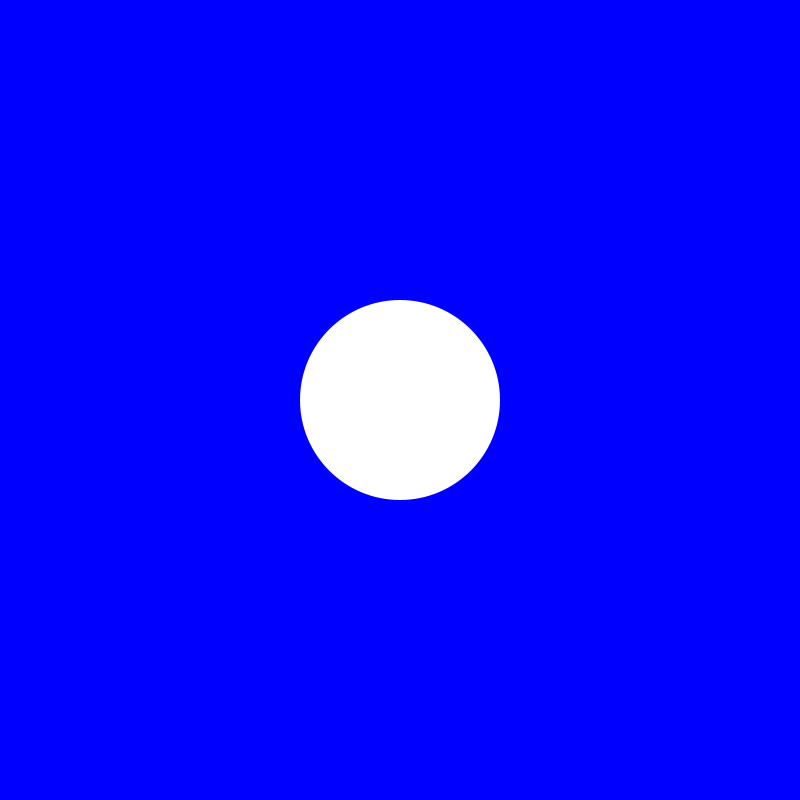
Frame 1 (no input)
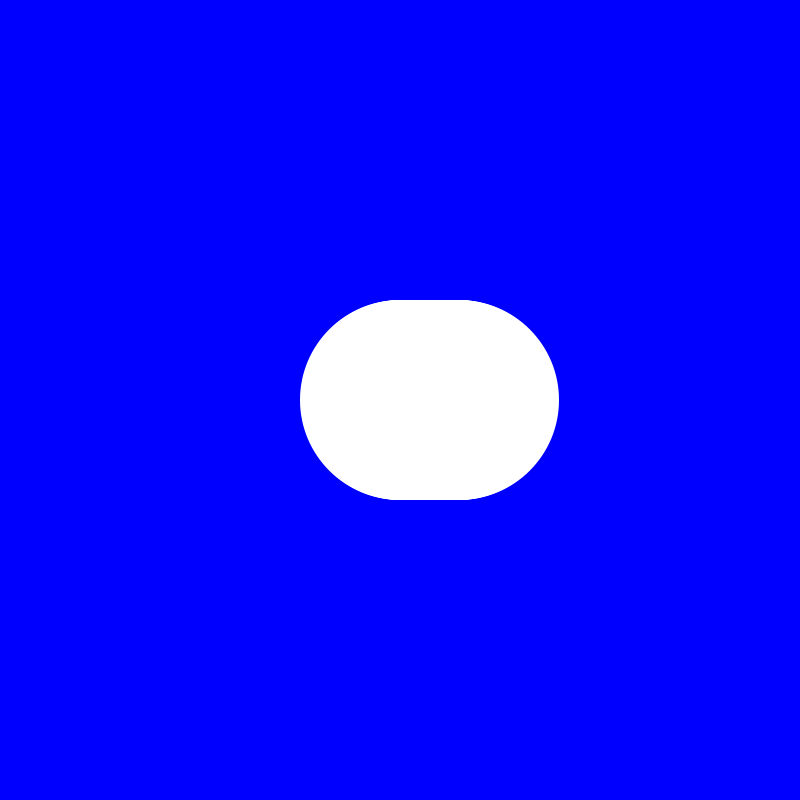
Frame 60 (the mouse pressed at the canvas centre just before this capture)
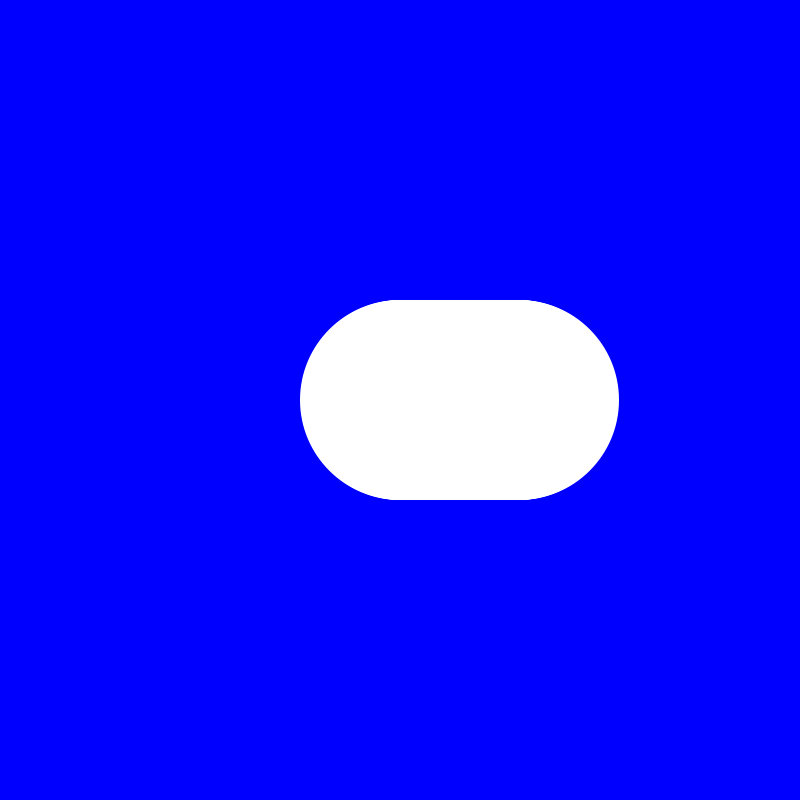
Frame 120 (the mouse held since frame 60 and released just before this capture)

The Processing sketch that drew these frames (run headless with seeded random() and noise(); from frame 60 on, the mouse is pressed at the canvas centre):

// Processing sketch: LSIp4_01_IfConditional
// ── LSIp4_01_IfConditional.pde
float posX;
float diam = 200;
void setup() {
  size(800, 800);
  background(0, 0, 255);
  smooth();
  posX = width/2;
}

void draw() {
  noStroke();
  fill(255);
  ellipse(posX, height/2, diam, diam);
  posX = posX + 1;

  if ((posX-diam/2)>width) {
    posX = -diam/2;
  }
}
